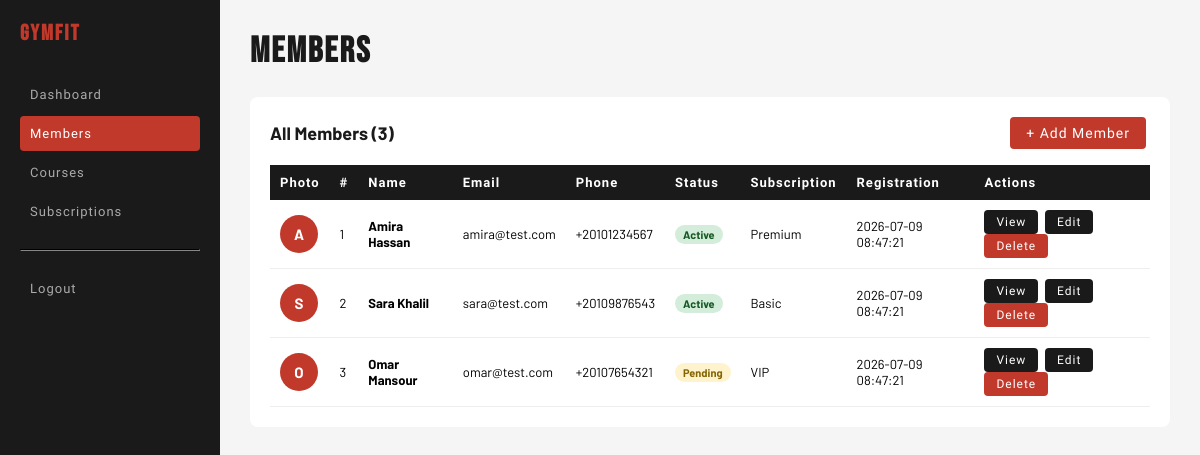
Screenshot of /index.php?route=admin-members (signed in) with the database file from the repository.
### tables this page shows
CREATE TABLE IF NOT EXISTS members (
    id_member         INT           AUTO_INCREMENT PRIMARY KEY,
    first_name        VARCHAR(100)  NOT NULL,
    last_name         VARCHAR(100)  NOT NULL,
    email             VARCHAR(150)  UNIQUE NOT NULL,
    password          VARCHAR(255)  NOT NULL,
    phone             VARCHAR(20)   NOT NULL,
    registration_date DATETIME      DEFAULT CURRENT_TIMESTAMP,
    status            ENUM('active','inactive','pending') DEFAULT 'pending',
    id_subscription   INT,
    FOREIGN KEY (id_subscription) REFERENCES subscriptions(id_subscription)
);

### app/controllers/AbstractController.php (called while the page is built, shortened)
 <?php
abstract class AbstractController
{
protected function render(string $view, array $data = []): void
{
    $subscriptionManager = new SubscriptionManager();
    $data['footerSubscriptions'] = $subscriptionManager->findAll();
    $courseManager = new CourseManager();
    $data['footerCourses'] = $courseManager->findAll();
    require __DIR__ . '/../views/' . $view . '.phtml';
}
}

### app/controllers/AdminController.php (called while the page is built, shortened)
<?php
class AdminController extends AbstractController
{
    public function listMembers(): void
    {
        $memberManager = new MemberManager();
        $this->render('admin/members', [
            'members' => $memberManager->findAllWithSubscription()
        ]);
    }
}

### index.php (called while the page is built, shortened)
<?php
$router = new Router();
$router->handleRequest($_GET);

### app/managers/AbstractManager.php (called while the page is built, shortened)
<?php
abstract class AbstractManager
{
    public function __construct()
    {
        try {
            $connexion = "mysql:host=".$_ENV["DB_HOST"].";port=3306;charset=".$_ENV["DB_CHARSET"].";dbname=".$_ENV["DB_NAME"];
            $this->db = new PDO(
                $connexion,
                $_ENV["DB_USER"],
                $_ENV["DB_PASSWORD"]
            );
        }catch (PDOException $e){
            error_log('Database connection failed: ' . $e->getMessage());
            if (($_ENV['APP_ENV'] ?? 'production') === 'development') {
                die('Connexion échouée : ' . $e->getMessage());
            }
            http_response_code(503);
            die('Service temporarily unavailable. Please try again later.');
        }
    }
}

### app/managers/SubscriptionManager.php (called while the page is built, shortened)
<?php
class SubscriptionManager extends AbstractManager
{
    public function findAll(): array
    {
        $query = $this->db->prepare(
            'SELECT * FROM subscriptions ORDER BY monthly_price'
        );
        $query->execute();
        $rows = $query->fetchAll(PDO::FETCH_ASSOC);
        $subscriptions = [];
        foreach ($rows as $row) {
            $subscription = new Subscription(
                $row['name'],
                $row['monthly_price'],
                $row['class_access'],
                $row['coaching_access'],
                $row['sauna_access'],
                $row['description'],
                $row['id_subscription']
            );
            $subscriptions[] = $subscription;
        }
        return $subscriptions;
    }
}

### app/managers/CourseManager.php (called while the page is built, shortened)
<?php
class CourseManager extends AbstractManager
{
    public function findAll(): array
    {
        $query = $this->db->prepare(
            'SELECT * FROM courses ORDER BY day, start_time'
        );
        $query->execute();
        $rows = $query->fetchAll(PDO::FETCH_ASSOC);
        $courses = [];
        foreach ($rows as $row) {
            $course = new Course(
                $row['name'],
                $row['type'],
                $row['level'],
                $row['coach'],
                $row['day'],
                $row['start_time'],
                $row['end_time'],
                $row['max_capacity'],
                $row['id_class']
            );
            $courses[] = $course;
        }
        return $courses;
    }
}

### app/managers/MemberManager.php (called while the page is built, shortened)
<?php
class MemberManager extends AbstractManager
{
    public function findAllWithSubscription(): array
    {
        $query = $this->db->prepare(
            'SELECT m.*, s.name AS subscription_name
             FROM members m
             LEFT JOIN subscriptions s ON m.id_subscription = s.id_subscription
             ORDER BY m.last_name'
        );
        $query->execute();
        $rows = $query->fetchAll(PDO::FETCH_ASSOC);
        $results = [];
        foreach ($rows as $row) {
            $results[] = [
                'member' => new Member(
                    $row['first_name'],
                    $row['last_name'],
                    $row['email'],
                    $row['password'],
                    $row['phone'],
                    $row['status'],
                    $row['id_subscription'],
                    $row['id_member'],
                    $row['registration_date'],
                    $row['avatar'] ?? null
                ),
                'subscriptionName' => $row['subscription_name'],
            ];
        }
        return $results;
    }
}

### app/models/Member.php (called while the page is built, shortened)
<?php
class Member {
    public function __construct(
        private string  $firstName,
        private string  $lastName,
        private string  $email,
        private string  $password,
        private string  $phone,
        private string  $status           = 'pending',
        private ?int    $idSubscription   = null,
        private ?int    $id               = null,
        private ?string $registrationDate = null,
        private ?string $avatar           = null
    ) {
        $this->registrationDate = $registrationDate ?? date('Y-m-d H:i:s');
    }
    public function getId(): ?int {
        return $this->id;
    }
    public function getFirstName(): string {
        return $this->firstName;
    }
    public function getLastName(): string {
        return $this->lastName;
    }
    public function getEmail(): string {
        return $this->email;
    }
    public function getPhone(): string {
        return $this->phone;
    }
    public function getStatus(): string {
        return $this->status;
    }
    public function getRegistrationDate(): ?string {
        return $this->registrationDate;
    }
    public function getAvatar(): ?string {
        return $this->avatar;
    }
}

### app/views/admin/members.phtml (the view, shortened to what this page needs)
<?php $members = $data['members'] ?? []; ?>
<!DOCTYPE html>
<html lang="en">
<head>
    <link rel="stylesheet" href="public/assets/css/style.css">
</head>
<body>
<div class="layout">
    <div class="sidebar">
        <h2>GymFit</h2>
        <a href="index.php?route=admin">Dashboard</a>
        <a href="index.php?route=admin-members" class="active">Members</a>
        <a href="index.php?route=admin-courses">Courses</a>
        <a href="index.php?route=admin-subscriptions">Subscriptions</a>
        <hr style="border-color:#333;margin:20px 0;">
        <a href="index.php?route=logout">Logout</a>
    </div>
    <div class="main">
        <h1>Members</h1>
        <div class="card">
            <div class="card-header">
                <h2>All Members (<?= count($members) ?>)</h2>
                <a href="index.php?route=admin-create-member" class="btn btn-add">+ Add Member</a>
            </div>
            <table>
                <thead>
                    <tr>
                        <th>Photo</th>
                        <th>#</th>
                        <th>Name</th>
                        <th>Email</th>
                        <th>Phone</th>
                        <th>Status</th>
                        <th>Subscription</th>
                        <th>Registration</th>
                        <th>Actions</th>
                    </tr>
                </thead>
                <tbody>
                    <?php $members = $data['members'] ?? []; ?>
                    <?php foreach ($members as $row): ?>
                    <?php
                        $member           = $row['member'];
                        $subscriptionName = $row['subscriptionName'];
                    ?>
                    <tr style="cursor:pointer;"
                        onclick="location.href='index.php?route=admin-view-member&id=<?= $member->getId() ?>'">
                        <td>
                            <?php if ($member->getAvatar()): ?>
                                <img src="public/assets/uploads/avatars/<?= htmlspecialchars($member->getAvatar()) ?>"
                                     alt="avatar"
                                     style="width:38px;height:38px;border-radius:50%;object-fit:cover;display:block;">
                            <?php else: ?>
                                <div style="width:38px;height:38px;border-radius:50%;background:#C0392B;display:flex;align-items:center;justify-content:center;color:#fff;font-weight:bold;font-size:15px;">
                                    <?= strtoupper(substr($member->getFirstName(), 0, 1)) ?>
                                </div>
                            <?php endif; ?>
                        </td>
                        <td><?= $member->getId() ?></td>
                        <td>
                            <strong>
                                <?= htmlspecialchars($member->getFirstName()) ?>
                                <?= htmlspecialchars($member->getLastName()) ?>
                            </strong>
                        </td>
                        <td><?= htmlspecialchars($member->getEmail()) ?></td>
                        <td><?= htmlspecialchars($member->getPhone()) ?></td>
                        <td>
                            <span class="badge badge-<?= $member->getStatus() ?>">
                                <?= ucfirst($member->getStatus()) ?>
                            </span>
                        </td>
                        <td><?= $subscriptionName !== null ? htmlspecialchars($subscriptionName) : '—' ?></td>
                        <td><?= htmlspecialchars($member->getRegistrationDate()) ?></td>
                        <td onclick="event.stopPropagation();">
                            <a href="index.php?route=admin-view-member&id=<?= $member->getId() ?>"
                               class="btn btn-edit">View</a>
                            <a href="index.php?route=admin-update-member&id=<?= $member->getId() ?>"
                               class="btn btn-edit">Edit</a>
                            <a href="index.php?route=admin-delete-member&id=<?= $member->getId() ?>"
                               class="btn btn-delete"
                               onclick="return confirm('Delete <?= htmlspecialchars($member->getFirstName()) ?>?')">
                               Delete
                            </a>
                        </td>
                    </tr>
                    <?php endforeach; ?>
                </tbody>
            </table>
        </div>
    </div>
</div>
</body>
</html>

### public/assets/css/style.css (style rules this page uses)
:root { --red: #C0392B; --red-d: #96281B; --black: #0e0e0e; --dark: #1A1A1A; --dark2: #242424; --white: #ffffff; --gray: #f5f5f5; --font-display: 'Bebas Neue', sans-serif; --font-ui: 'Barlow Condensed', sans-serif; --font-body: 'Barlow', sans-serif; }
* { box-sizing: border-box; margin: 0; padding: 0; }
body { font-family: var(--font-body); }
.layout { display: flex; min-height: 100vh; }
.sidebar { width: 220px; background: var(--dark); padding: 20px; flex-shrink: 0; }
.sidebar h2 { color: var(--red); font-size: 22px; margin-bottom: 30px; font-family: var(--font-display); letter-spacing: 2px; }
.sidebar a { display: block; color: #aaa; text-decoration: none; padding: 10px; margin-bottom: 4px; border-radius: 4px; font-family: var(--font-ui); font-size: 13px; letter-spacing: 1px; }
.sidebar a.active { background: var(--red); color: #fff; }
.sidebar hr { border-color: #333; margin: 20px 0; }
.main { flex: 1; padding: 30px; background: var(--gray); }
.main h1 { color: var(--dark); margin-bottom: 24px; font-family: var(--font-display); font-size: 36px; letter-spacing: 2px; }
.card { background: #fff; border-radius: 8px; padding: 20px; margin-bottom: 20px; }
.card-header { display: flex; justify-content: space-between; align-items: center; margin-bottom: 16px; }
.card-header h2 { font-size: 18px; color: var(--dark); }
table { width: 100%; border-collapse: collapse; }
th { background: var(--dark); color: #fff; padding: 10px; text-align: left; font-size: 13px; font-family: var(--font-ui); letter-spacing: 1px; }
td { padding: 10px; border-bottom: 1px solid #eee; font-size: 13px; }
.badge { padding: 3px 8px; border-radius: 20px; font-size: 11px; font-weight: bold; }
.badge-active { background: #d4edda; color: #155724; }
.badge-pending { background: #fff3cd; color: #856404; }
.btn { padding: 5px 12px; border: none; border-radius: 4px; cursor: pointer; font-size: 12px; text-decoration: none; margin-right: 4px; display: inline-block; font-family: var(--font-ui); letter-spacing: 1px; }
.btn-edit { background: var(--dark); color: #fff; }
.btn-delete { background: var(--red); color: #fff; }
.btn-add { background: var(--red); color: #fff; padding: 8px 16px; font-size: 14px; }

### rows the page displays
members: first_name "A", id_member "1", first_name "Amira", last_name "Hassan", email "amira@test.com", phone "+20101234567", status "Active", subscriptionName "Premium", registration_date "2026-07-09 08:47:21"
members: first_name "S", id_member "2", first_name "Sara", last_name "Khalil", email "sara@test.com", phone "+20109876543", status "Active", subscriptionName "Basic", registration_date "2026-07-09 08:47:21"
members: first_name "O", id_member "3", first_name "Omar", last_name "Mansour", email "omar@test.com", phone "+20107654321", status "Pending", subscriptionName "VIP", registration_date "2026-07-09 08:47:21"

### other values shown
count($members) "3"
